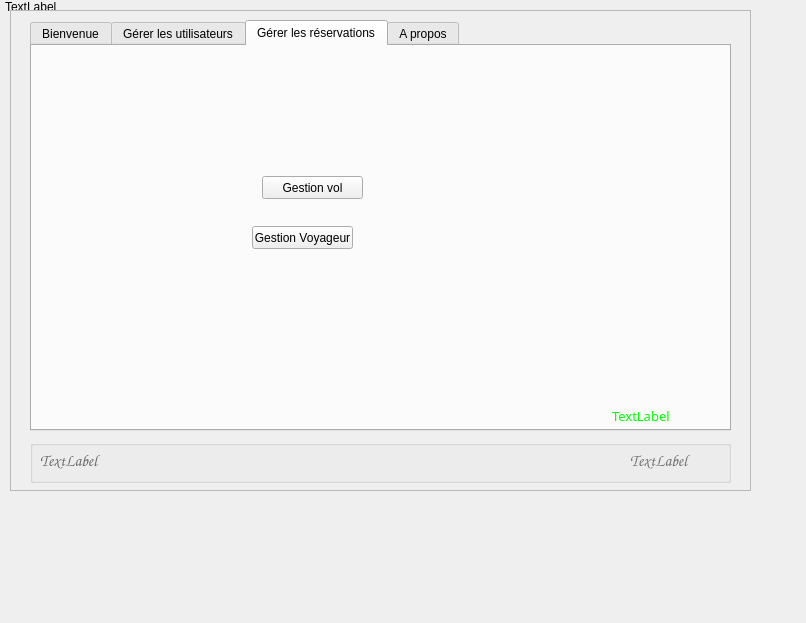
<?xml version="1.0" encoding="UTF-8"?>
<ui version="4.0">
 <class>Admin_Dialog</class>
 <widget class="QDialog" name="Admin_Dialog">
  <property name="geometry">
   <rect>
    <x>0</x>
    <y>0</y>
    <width>806</width>
    <height>623</height>
   </rect>
  </property>
  <property name="windowTitle">
   <string>Application de gestion de réservation du vol</string>
  </property>
  <widget class="QTabWidget" name="tabWidget">
   <property name="geometry">
    <rect>
     <x>30</x>
     <y>20</y>
     <width>701</width>
     <height>411</height>
    </rect>
   </property>
   <property name="font">
    <font>
     <family>Segoe UI</family>
     <pointsize>9</pointsize>
    </font>
   </property>
   <property name="autoFillBackground">
    <bool>false</bool>
   </property>
   <property name="tabShape">
    <enum>QTabWidget::Rounded</enum>
   </property>
   <property name="currentIndex">
    <number>2</number>
   </property>
   <property name="iconSize">
    <size>
     <width>20</width>
     <height>20</height>
    </size>
   </property>
   <widget class="QWidget" name="tab">
    <attribute name="title">
     <string>Bienvenue</string>
    </attribute>
    <layout class="QHBoxLayout" name="horizontalLayout_2">
     <item>
      <widget class="QLabel" name="label_bienvenue_admin">
       <property name="text">
        <string/>
       </property>
       <property name="alignment">
        <set>Qt::AlignCenter</set>
       </property>
      </widget>
     </item>
    </layout>
   </widget>
   <widget class="QWidget" name="tab_2">
    <attribute name="title">
     <string>Gérer les utilisateurs</string>
    </attribute>
    <widget class="QLabel" name="label_login">
     <property name="geometry">
      <rect>
       <x>420</x>
       <y>120</y>
       <width>201</width>
       <height>201</height>
      </rect>
     </property>
     <property name="font">
      <font>
       <stylestrategy>PreferAntialias</stylestrategy>
      </font>
     </property>
     <property name="text">
      <string/>
     </property>
     <property name="alignment">
      <set>Qt::AlignCenter</set>
     </property>
    </widget>
    <widget class="QLabel" name="label_2">
     <property name="geometry">
      <rect>
       <x>410</x>
       <y>20</y>
       <width>231</width>
       <height>61</height>
      </rect>
     </property>
     <property name="font">
      <font>
       <family>Segoe UI</family>
       <pointsize>11</pointsize>
       <weight>50</weight>
       <bold>false</bold>
      </font>
     </property>
     <property name="text">
      <string>Click on &quot;Read&quot; to open the file,
or click on &quot;Write&quot; to modify it.
</string>
     </property>
     <property name="textFormat">
      <enum>Qt::AutoText</enum>
     </property>
     <property name="scaledContents">
      <bool>true</bool>
     </property>
    </widget>
    <widget class="QWidget" name="layoutWidget">
     <property name="geometry">
      <rect>
       <x>10</x>
       <y>10</y>
       <width>391</width>
       <height>311</height>
      </rect>
     </property>
     <layout class="QVBoxLayout" name="verticalLayout">
      <item>
       <widget class="QPlainTextEdit" name="plainTextEdit"/>
      </item>
      <item>
       <layout class="QHBoxLayout" name="horizontalLayout">
        <item>
         <widget class="QPushButton" name="pushButton">
          <property name="font">
           <font>
            <family>Segoe UI</family>
            <pointsize>12</pointsize>
           </font>
          </property>
          <property name="text">
           <string>Write</string>
          </property>
         </widget>
        </item>
        <item>
         <widget class="QPushButton" name="pushButton_2">
          <property name="font">
           <font>
            <family>Segoe UI</family>
            <pointsize>12</pointsize>
           </font>
          </property>
          <property name="text">
           <string>Read</string>
          </property>
         </widget>
        </item>
       </layout>
      </item>
     </layout>
    </widget>
   </widget>
   <widget class="QWidget" name="tab_4">
    <attribute name="title">
     <string>Gérer les réservations</string>
    </attribute>
    <widget class="QLabel" name="label_dbState">
     <property name="geometry">
      <rect>
       <x>580</x>
       <y>360</y>
       <width>121</width>
       <height>20</height>
      </rect>
     </property>
     <property name="palette">
      <palette>
       <active>
        <colorrole role="WindowText">
         <brush brushstyle="SolidPattern">
          <color alpha="255">
           <red>0</red>
           <green>255</green>
           <blue>0</blue>
          </color>
         </brush>
        </colorrole>
       </active>
       <inactive>
        <colorrole role="WindowText">
         <brush brushstyle="SolidPattern">
          <color alpha="255">
           <red>0</red>
           <green>255</green>
           <blue>0</blue>
          </color>
         </brush>
        </colorrole>
       </inactive>
       <disabled>
        <colorrole role="WindowText">
         <brush brushstyle="SolidPattern">
          <color alpha="255">
           <red>120</red>
           <green>120</green>
           <blue>120</blue>
          </color>
         </brush>
        </colorrole>
       </disabled>
      </palette>
     </property>
     <property name="font">
      <font>
       <family>Segoe UI Light</family>
       <pointsize>10</pointsize>
      </font>
     </property>
     <property name="text">
      <string>TextLabel</string>
     </property>
    </widget>
    <widget class="QPushButton" name="gestionVol">
     <property name="geometry">
      <rect>
       <x>230</x>
       <y>130</y>
       <width>101</width>
       <height>23</height>
      </rect>
     </property>
     <property name="text">
      <string>Gestion vol</string>
     </property>
    </widget>
    <widget class="QPushButton" name="gestionVoyageur">
     <property name="geometry">
      <rect>
       <x>220</x>
       <y>180</y>
       <width>101</width>
       <height>23</height>
      </rect>
     </property>
     <property name="text">
      <string>Gestion Voyageur</string>
     </property>
    </widget>
   </widget>
   <widget class="QWidget" name="tab_3">
    <attribute name="title">
     <string>A propos</string>
    </attribute>
    <widget class="QLabel" name="label">
     <property name="geometry">
      <rect>
       <x>20</x>
       <y>10</y>
       <width>480</width>
       <height>104</height>
      </rect>
     </property>
     <property name="text">
      <string>Sujet 7 : Application de gestion de réservation du vol
L’objectif est de développer une application graphique permettant de gérer les réservations des vols
au niveau d’une agence de voyage. L’utilisateur de cette application peut :
 Ajouter un vol (numéro vol, date et heure départ, date et heure d’arrivée, Aéroport départ,
aéroport d’arrivée, numéro avion)
 Rechercher et consulter des vols existant par date départ, destination ..., etc.
 Ajouter un voyageur et lui réserver un vol
 Il peut aussi modifier ou annuler un vol.</string>
     </property>
    </widget>
   </widget>
  </widget>
  <widget class="QLabel" name="label_background2">
   <property name="geometry">
    <rect>
     <x>5</x>
     <y>0</y>
     <width>961</width>
     <height>501</height>
    </rect>
   </property>
   <property name="font">
    <font>
     <stylestrategy>PreferAntialias</stylestrategy>
    </font>
   </property>
   <property name="text">
    <string>TextLabel</string>
   </property>
   <property name="alignment">
    <set>Qt::AlignLeading|Qt::AlignLeft|Qt::AlignTop</set>
   </property>
  </widget>
  <widget class="QGroupBox" name="groupBox">
   <property name="geometry">
    <rect>
     <x>30</x>
     <y>440</y>
     <width>701</width>
     <height>43</height>
    </rect>
   </property>
   <property name="title">
    <string/>
   </property>
   <widget class="QLabel" name="label_time">
    <property name="geometry">
     <rect>
      <x>600</x>
      <y>10</y>
      <width>91</width>
      <height>20</height>
     </rect>
    </property>
    <property name="palette">
     <palette>
      <active>
       <colorrole role="WindowText">
        <brush brushstyle="SolidPattern">
         <color alpha="255">
          <red>113</red>
          <green>113</green>
          <blue>113</blue>
         </color>
        </brush>
       </colorrole>
      </active>
      <inactive>
       <colorrole role="WindowText">
        <brush brushstyle="SolidPattern">
         <color alpha="255">
          <red>113</red>
          <green>113</green>
          <blue>113</blue>
         </color>
        </brush>
       </colorrole>
      </inactive>
      <disabled>
       <colorrole role="WindowText">
        <brush brushstyle="SolidPattern">
         <color alpha="255">
          <red>120</red>
          <green>120</green>
          <blue>120</blue>
         </color>
        </brush>
       </colorrole>
      </disabled>
     </palette>
    </property>
    <property name="font">
     <font>
      <family>Comic Sans MS</family>
      <pointsize>12</pointsize>
      <weight>50</weight>
      <italic>false</italic>
      <bold>false</bold>
     </font>
    </property>
    <property name="text">
     <string>TextLabel</string>
    </property>
   </widget>
   <widget class="QLabel" name="label_date">
    <property name="geometry">
     <rect>
      <x>10</x>
      <y>10</y>
      <width>151</width>
      <height>21</height>
     </rect>
    </property>
    <property name="palette">
     <palette>
      <active>
       <colorrole role="WindowText">
        <brush brushstyle="SolidPattern">
         <color alpha="255">
          <red>107</red>
          <green>107</green>
          <blue>107</blue>
         </color>
        </brush>
       </colorrole>
      </active>
      <inactive>
       <colorrole role="WindowText">
        <brush brushstyle="SolidPattern">
         <color alpha="255">
          <red>107</red>
          <green>107</green>
          <blue>107</blue>
         </color>
        </brush>
       </colorrole>
      </inactive>
      <disabled>
       <colorrole role="WindowText">
        <brush brushstyle="SolidPattern">
         <color alpha="255">
          <red>120</red>
          <green>120</green>
          <blue>120</blue>
         </color>
        </brush>
       </colorrole>
      </disabled>
     </palette>
    </property>
    <property name="font">
     <font>
      <family>Comic Sans MS</family>
      <pointsize>12</pointsize>
     </font>
    </property>
    <property name="text">
     <string>TextLabel</string>
    </property>
   </widget>
  </widget>
  <widget class="QFrame" name="frame">
   <property name="geometry">
    <rect>
     <x>10</x>
     <y>10</y>
     <width>741</width>
     <height>481</height>
    </rect>
   </property>
   <property name="frameShape">
    <enum>QFrame::StyledPanel</enum>
   </property>
   <property name="frameShadow">
    <enum>QFrame::Raised</enum>
   </property>
  </widget>
  <zorder>label_background2</zorder>
  <zorder>frame</zorder>
  <zorder>tabWidget</zorder>
  <zorder>tableView</zorder>
  <zorder>groupBox</zorder>
 </widget>
 <resources/>
 <connections/>
</ui>
